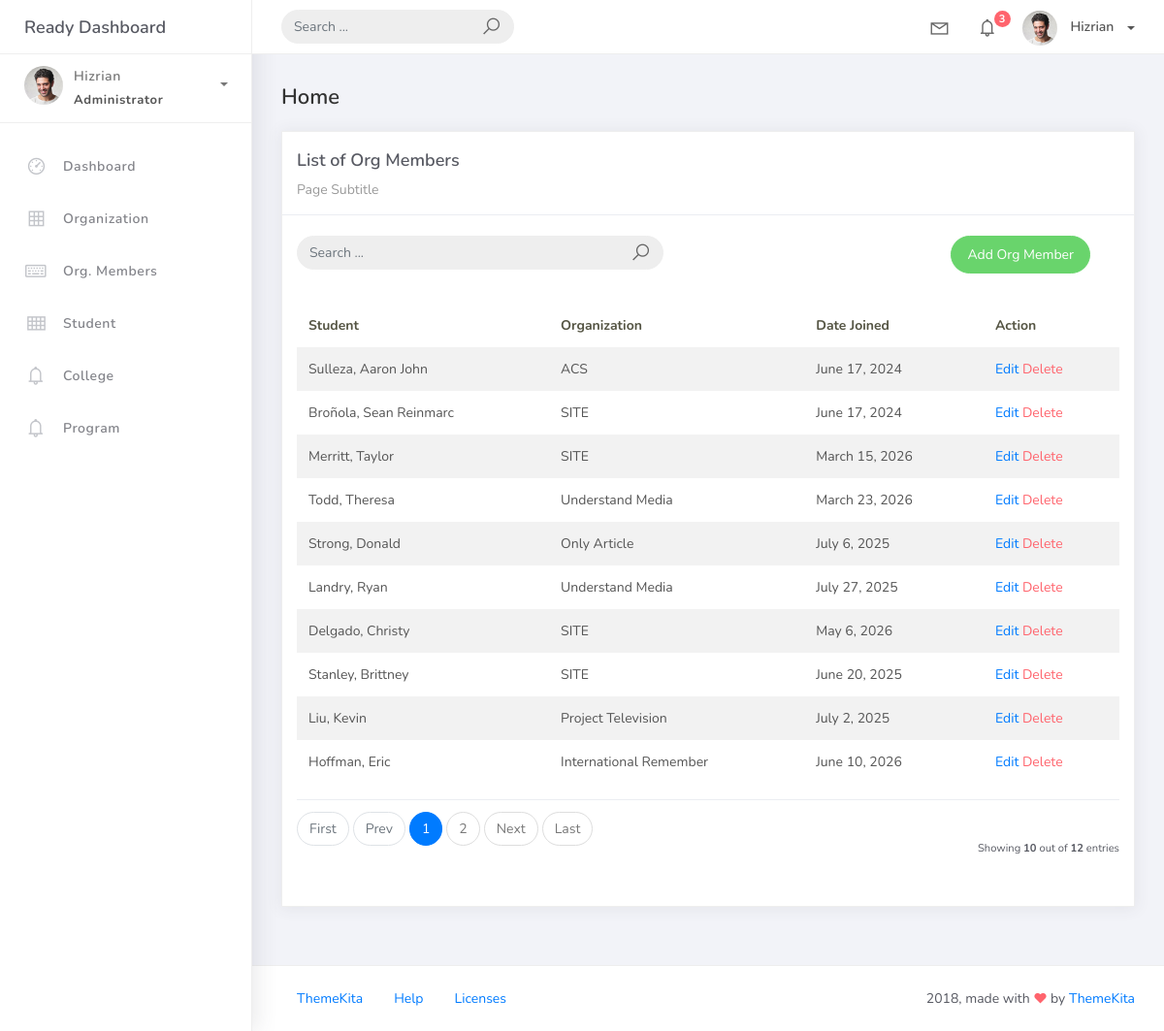
The page /orgmember_list on the database its author committed.
### studentorg/models.py (models this page shows)
class BaseModel(models.Model):
    created_at = models.DateTimeField(auto_now_add=True, db_index=True)
    updated_at = models.DateTimeField(auto_now=True)
    class Meta:
        abstract = True

class OrgMember(BaseModel):
    student = models.ForeignKey(Student, on_delete=models.CASCADE)
    organization = models.ForeignKey(Organization, on_delete=models.CASCADE)
    date_joined = models.DateField()

class Student(BaseModel):
    student_id = models.CharField(max_length=15)
    lastname = models.CharField(max_length=25)
    firstname = models.CharField(max_length=25)
    middlename = models.CharField(max_length=25, blank=True, null=True)
    program = models.ForeignKey(Program, on_delete=models.CASCADE)
    def __str__(self):
        return f"{self.lastname}, {self.firstname}"

class Organization(BaseModel):
    name = models.CharField(max_length=250)
    college = models.ForeignKey(
        College,
        null=True,
        blank=True,
        on_delete=models.CASCADE
    )
    description = models.CharField(max_length=500)
    def __str__(self):
        return self.name

### studentorg/views.py (the view)
# urls.py: path('orgmember_list', OrgMemberList.as_view(), name='orgmember-list'),
class OrgMemberList(ListView):
    model = OrgMember
    context_object_name = 'orgmember'
    template_name = 'orgmember_list.html'
    paginate_by = 10

### templates/orgmember_list.html
{% extends 'base.html' %} {% load static %} {% block content %}
<div class="content">
    <div class="container-fluid">
        <h4 class="page-title">Home</h4>
        <div class="row">
            <div class="col-md-12">
                <div class="card">
                    <div class="card-header">
                        <div class="card-title">List of Org Members</div>
                        <div class="card-category">Page Subtitle</div>
                    </div>
                    <br />
                        <div class="col-md-12 row">
                            <div class="col-md-6">
                                <form class="navbar-left navbar-form nav-search mr-md-3" action="">
                                    <div class="input-group">
                                        <input type="text" placeholder="Search ..." class="form-control" />
                                        <div class="input-group-append">
                                        <span class="input-group-text">
                                            <i class="la la-search search-icon"></i>
                                        </span>
                                        </div>
                                    </div>
                                </form>
                            </div>
                            <div class="col-md-6">
                                <div class="pull-right">
                                    <a href="{% url 'orgmember-add' %}" class="btn btn-success btn-rounded">Add
                                    Org Member</a>
                                </div>
                            </div>
                        </div>
                    <div class="card-body">
                        <table class="table table-striped mt-3">
                            <thead>
                                <tr>
                                    <th scope="col">Student</th>
                                    <th scope="col">Organization</th>
                                    <th scope="col">Date Joined</th>
                                    <th scope="col">Action</th>
                                </tr>
                            </thead>
                            <tbody>
                                {% for object in object_list %}
                                <tr>
                                    <td>{{ object.student }}</td>
                                    <td>{{ object.organization }}</td>
                                    <td>{{ object.date_joined }}</td>
                                    <td>
                                        <a href="orgmember_list/{{ object.id }}">Edit</a>
                                        <a href="orgmember_list/{{ object.id }}/delete" class="text-danger">Delete</a>
                                    </td>
                                </tr>
                                    {% empty %}
                                <tr>
                                    <td colspan="4" style="text-align: center">
                                        <p class="text-sm font-weight-bold mb-0">No Records Found</p>
                                    </td>
                                </tr>
                                {% endfor %}
                            </tbody>
                        </table>
                        {% include 'includes/pagination.html' %}
                    </div>
                </div>
            </div>
        </div>
    </div>
</div>
{% endblock %}

### rows shown on the page
OrgMember: student "Sulleza, Aaron John", organization "ACS", date_joined "June 17, 2024"
OrgMember: student "Broñola, Sean Reinmarc", organization "SITE", date_joined "June 17, 2024"
OrgMember: student "Merritt, Taylor", organization "SITE", date_joined "March 15, 2026"
OrgMember: student "Todd, Theresa", organization "Understand Media", date_joined "March 23, 2026"
OrgMember: student "Strong, Donald", organization "Only Article", date_joined "July 6, 2025"
OrgMember: student "Landry, Ryan", organization "Understand Media", date_joined "July 27, 2025"
OrgMember: student "Delgado, Christy", organization "SITE", date_joined "May 6, 2026"
OrgMember: student "Stanley, Brittney", organization "SITE", date_joined "June 20, 2025"
OrgMember: student "Liu, Kevin", organization "Project Television", date_joined "July 2, 2025"
OrgMember: student "Hoffman, Eric", organization "International Remember", date_joined "June 10, 2026"

### other values the page prints
{{ page_num }} "1"
{{ page_num }} "2"
{{ object_list.count }} "10"
{{ paginator.count }} "12"
